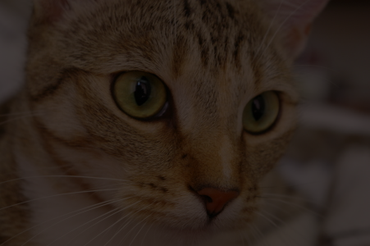
%> input picture citra_test_images/4. Kasus 3/image_04.png, 370 x 246 px, shrunk from 451 x 300 before the run
$ octave image_04.m   (GNU Octave 9; MATLAB toolbox functions it lacks are replaced by stand-ins)
%> lines starting %> are read from the running program, lines starting %| are printed output that depends on the picture
### src/manual_histogram.m
function [h, p] = manual_histogram(Image)
    % Fungsi menghitung histogram citra berukuran M x N dengan 256 derajat keabuan.
    % Input:
    %   Image : Matriks citra 2D M x N (uint8 atau double)
    % Output:
    %   h : Frekuensi piksel (0..255)
    %   p : Probabilitas atau Normalisasi (float 0.0..1.0)

    % Ambil ukuran citra (M = jumlah baris, N = jumlah kolom)
    [M, N] = size(Image);

    % Inisialisasi h[0..255] dengan 0
    h = zeros(1, 256);

    % Hitung frekuensi piksel
    for i = 1:M
        for j = 1:N
            val = double(Image(i, j));
            h(val + 1) = h(val + 1) + 1;
        end
    end

    % Normalisasi p[i] dengan jumlah seluruh pixel
    n = M * N;
    p = zeros(1, 256);
    for i = 1:256
        p(i) = h(i) / n;
    end
end

### src/contrast_stretching.m
function ImageOut = contrast_stretching(Image, r_min, r_max)
    % Memetakan rentang piksel citra menggunakan Linear Contrast Stretching
    % Input:
    %   Image   : Matriks citra 2D (uint8 atau double)
    %   r_min   : Batas intensitas bawah (default: min nilai piksel asli)
    %   r_max   : Batas intensitas atas (default: max nilai piksel asli)
    % Output:
    %   ImageOut : Matriks citra 2D hasil peregangan (uint8)

    ImageDouble = double(Image);

    % Penanganan Parameter Default (min max contrast stretching)
    if nargin < 2 || isempty(r_min)
        r_min = min(ImageDouble(:));
    end
    if nargin < 3 || isempty(r_max)
        r_max = max(ImageDouble(:));
    end

    % Hindari pembagian 0
    if r_max == r_min
        ImageOut = uint8(ImageDouble);
        return;
    end
    fprintf('r_min: %.2f | r_max: %.2f\n', r_min, r_max);

    % Linear Contrast Stretching
    ImageStretched = (ImageDouble - r_min) * (255.0 / (r_max - r_min));

    % Clipping jika r_min dan r_max di luar/dalam rentang asli
    ImageStretched(ImageStretched < 0) = 0;
    ImageStretched(ImageStretched > 255) = 255;

    ImageOut = uint8(ImageStretched);
end

### src/power_transform.m
function ImageOut = power_transform(Image, c, gamma)
    % POWER_TRANSFORM
    % Fungsi untuk memetakan pixel menggunakan transformasi pangkat (gamma)
    %   Image : Matriks citra 2D (uint8)
    %   c     : Konstanta pengali (default 1)
    %   gamma : Nilai gamma
    % Output:
    %   ImageOut : Matriks citra 2D hasil transformasi

    if nargin < 2
        c = 1;
    end

    if nargin < 3
        gamma = 1;
    end

    [n, m] = size(Image);
    ImageOut = zeros(n, m, 'uint8');

    for i = 1:n
        for j = 1:m

            % Normalisasi pixel ke rentang 0-1 untuk perhitungan pangkat
            r = double(Image(i, j)) / 255.0;

            % trans power: s = c * r^gamma
            value = c * (r^gamma) * 255.0;
            ImageOut(i, j) = uint8(value);
        end
    end
end

### src/histogram_equalization.m
function ImageOut = histogram_equalization(Image)
    % HistOGRAM_EQUALIZATION
    % Fungsi untuk meratakan distribusi intensitas citra (perataan
    % Histogram)
    % Input:
    %   Image : Matriks citra 2D
    % Output:
    %   ImageOut : Matriks citra 2D hasil ekualisasi

    [n, m] = size(Image);
    Image = uint8(Image);
    total_pixels = n * m;

    % Membuat Histogram dari freq setiap intensitas
    Hist = zeros(1, 256);
    for i = 1:n
        for j = 1:m
            value = double(Image(i, j)) + 1;
            Hist(value) = Hist(value) + 1;
        end
    end

    % Menghitung probabilitas dan nilai CDF (Cumulative Distribution
    % Function)
    cdf = zeros(1, 256);
    sum_prob = 0.0;
    for i = 1:256
        prob = Hist(i) / total_pixels;
        sum_prob = sum_prob + prob;

        % Pemetaan ke grayscale baru (0 - 256)
        cdf(i) = floor(255 * sum_prob);
    end

    % Update pixel citra sesuai hasil pemetaan cdf
    ImageOut = zeros(n, m, 'uint8');
    for i = 1:n
        for j = 1:m
            pixel_value = double(Image(i, j));
            ImageOut(i, j) = uint8(cdf(pixel_value + 1));
        end
    end
end

### cases/4. Kasus 3/image_04.m
% =========================================================================
% IMAGE ENHANCEMENT (KASUS 3, IMAGE 04)
% =========================================================================
% Note: Sesuaikan input atau metode pada bagian #2 dan #5,
% Bagian lain relatif konstan kecuali jika diperlukan perubahan
clear; clc; close all;

% #1 PENGATURAN PATH
addpath(genpath('../../src'));
addpath(genpath('../../citra_test_images'));

% #2 INPUT DAN METADATA
img_path      = '4. Kasus 3/image_04.png'; % Ubah sesuai kasus dan citra uji yang digunakan
method_name   = 'Unprocessed';             % Ubah sesuai metode yang digunakan
method_params = 'None';                    % Ubah sesuai parameter yang digunakan

img_in = imread(img_path);
%> img_in is the input picture: size 246x370x3 uint8; mean R, G, B 46.8, 35.2, 27.3

% #3 HANDLING TIPE CITRA (GRAYSCALE DAN RGB)
is_3ch = (size(img_in, 3) == 3);
%> is_3ch = true
is_grayscale = false;
if is_3ch
    diff_rg = max(abs(double(img_in(:,:,1)) - double(img_in(:,:,2))), [], 'all');
%> diff_rg = 29
    diff_rb = max(abs(double(img_in(:,:,1)) - double(img_in(:,:,3))), [], 'all');
%> diff_rb = 43
    if diff_rg == 0 && diff_rb == 0
        is_grayscale = true;
    end
else
    is_grayscale = true;
end

% #4 ANALISIS STATISTIK DAN HISTOGRAM AWAL
if is_grayscale
    img_in_proc = img_in(:,:,1);
    [~, hist_in] = manual_histogram(img_in_proc);
    stats_in = struct('min', min(img_in_proc,[],'all'), ...
                      'max', max(img_in_proc,[],'all'), ...
                      'mean', mean(double(img_in_proc),'all'), ...
                      'std', std(double(img_in_proc),0,'all'));
else
    [~, hist_in_R] = manual_histogram(img_in(:,:,1));
%> after the loop in manual_histogram, `for i = 1:M`: h = 256 values, max 4397 at index 49, min 0 at index 1, mean 355.5
%> after the loop in manual_histogram, `for i = 1:256`: p = 256 values, max 0.0483 at index 49, min 0 at index 1, mean 0.00391
%> hist_in_R has the same summary as p in manual_histogram
    [~, hist_in_G] = manual_histogram(img_in(:,:,2));
%> hist_in_G = 256 values, max 0.0438 at index 41, min 0 at index 1, mean 0.00391
    [~, hist_in_B] = manual_histogram(img_in(:,:,3));
%> hist_in_B = 256 values, max 0.0378 at index 33, min 0 at index 61, mean 0.00391
    stats_in = struct('min',  [min(img_in(:,:,1),[],'all'), min(img_in(:,:,2),[],'all'), min(img_in(:,:,3),[],'all')], ...
                      'max',  [max(img_in(:,:,1),[],'all'), max(img_in(:,:,2),[],'all'), max(img_in(:,:,3),[],'all')], ...
                      'mean', [mean(double(img_in(:,:,1)),'all'), mean(double(img_in(:,:,2)),'all'), mean(double(img_in(:,:,3)),'all')], ...
                      'std',  [std(double(img_in(:,:,1)),0,'all'), std(double(img_in(:,:,2)),0,'all'), std(double(img_in(:,:,3)),0,'all')]);
%> stats_in = {min [1 1 0], max [68 60 63], mean [46.77 35.18 27.3], std [10.29 10.32 11.96]}
end

% #5 PROSES ENHANCEMENT
manual_r_min = [0, 1, 0];
manual_r_max = [68, 60, 60];
method_name   = 'Intensity Transformation -> Contrast Stretching';
method_params = ['Manual Range (R:' num2str(manual_r_min(1)) '-' num2str(manual_r_max(1)) ...
                 ', G:' num2str(manual_r_min(2)) '-' num2str(manual_r_max(2)) ...
                 ', B:' num2str(manual_r_min(3)) '-' num2str(manual_r_max(3)) ')'];

if is_grayscale
    img_out = contrast_stretching(img_in_proc, manual_r_min(1), manual_r_max(1));
    if is_3ch
        img_out = cat(3, img_out, img_out, img_out);
    end
else
    img_out = zeros(size(img_in), 'like', img_in);
%> img_out: size 246x370x3 uint8; every value is 0
    for c = 1:3
        img_out(:,:,c) = contrast_stretching(img_in(:,:,c), manual_r_min(c), manual_r_max(c));
    end
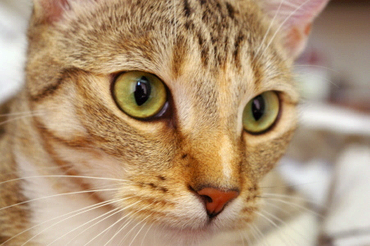
%> img_out: size 246x370x3 uint8; mean R, G, B 175.5, 147.8, 116.1
end

% #6 ANALISIS STATISTIK DAN HISTOGRAM AKHIR
if is_grayscale
    if is_3ch && size(img_out, 3) == 3
        img_out_proc = img_out(:,:,1);
    else
        img_out_proc = img_out;
    end
    [~, hist_out] = manual_histogram(img_out_proc);
    stats_out = struct('min', min(img_out_proc,[],'all'), ...
                       'max', max(img_out_proc,[],'all'), ...
                       'mean', mean(double(img_out_proc),'all'), ...
                       'std', std(double(img_out_proc),0,'all'));
else
    [~, hist_out_R] = manual_histogram(img_out(:,:,1));
%> hist_out_R = 256 values, max 0.0483 at index 181, min 0 at index 1, mean 0.00391
    [~, hist_out_G] = manual_histogram(img_out(:,:,2));
%> hist_out_G = 256 values, max 0.0438 at index 170, min 0 at index 2, mean 0.00391
    [~, hist_out_B] = manual_histogram(img_out(:,:,3));
%> hist_out_B = 256 values, max 0.0378 at index 137, min 0 at index 2, mean 0.00391
    stats_out = struct('min',  [min(img_out(:,:,1),[],'all'), min(img_out(:,:,2),[],'all'), min(img_out(:,:,3),[],'all')], ...
                      'max',  [max(img_out(:,:,1),[],'all'), max(img_out(:,:,2),[],'all'), max(img_out(:,:,3),[],'all')], ...
                      'mean', [mean(double(img_out(:,:,1)),'all'), mean(double(img_out(:,:,2)),'all'), mean(double(img_out(:,:,3)),'all')], ...
                      'std',  [std(double(img_out(:,:,1)),0,'all'), std(double(img_out(:,:,2)),0,'all'), std(double(img_out(:,:,3)),0,'all')]);
%> stats_out = {min [4 0 0], max [255 255 255], mean [175.5 147.8 116.1], std [38.6 44.58 50.81]}
end

% #7 RINGKASAN OUTPUT
if is_grayscale
    if is_3ch
        type_str = 'Grayscale (Pseudo-RGB 3 Channel)';
    else
        type_str = 'Grayscale (1 Channel)';
    end
else
    type_str = 'RGB (True Color 3 Channel)';
end

fprintf('\n--- INFORMASI CITRA DAN METODE ENHANCEMENT ---\n');
fprintf('File Citra : %s\n', img_path);
fprintf('Tipe Citra : %s\n', type_str);
fprintf('Metode     : %s\n', method_name);
fprintf('Parameter  : %s\n', method_params);

if is_grayscale
    fprintf('\n--- STATISTIK CITRA MASUKAN ---\n');
    fprintf('Min    : %3d\n', stats_in.min);
    fprintf('Max    : %3d\n', stats_in.max);
    fprintf('Mean   : %6.2f\n', stats_in.mean);
    fprintf('StdDev : %6.2f\n', stats_in.std);

    fprintf('\n--- STATISTIK CITRA HASIL ENHANCEMENT ---\n');
    fprintf('Min    : %3d\n', stats_out.min);
    fprintf('Max    : %3d\n', stats_out.max);
    fprintf('Mean   : %6.2f\n', stats_out.mean);
    fprintf('StdDev : %6.2f\n', stats_out.std);
else
    fprintf('\n--- STATISTIK CITRA MASUKAN ---\n');
    fprintf('Channel | Min | Max |   Mean   |  StdDev\n');
    fprintf('  R     | %3d | %3d | %8.2f | %8.2f\n', stats_in.min(1), stats_in.max(1), stats_in.mean(1), stats_in.std(1));
%|   R     |   1 |  68 |    46.77 |    10.29
    fprintf('  G     | %3d | %3d | %8.2f | %8.2f\n', stats_in.min(2), stats_in.max(2), stats_in.mean(2), stats_in.std(2));
%|   G     |   1 |  60 |    35.18 |    10.32
    fprintf('  B     | %3d | %3d | %8.2f | %8.2f\n', stats_in.min(3), stats_in.max(3), stats_in.mean(3), stats_in.std(3));
%|   B     |   0 |  63 |    27.30 |    11.96

    fprintf('\n--- STATISTIK CITRA HASIL ENHANCEMENT ---\n');
    fprintf('Channel | Min | Max |   Mean   |  StdDev\n');
    fprintf('  R     | %3d | %3d | %8.2f | %8.2f\n', stats_out.min(1), stats_out.max(1), stats_out.mean(1), stats_out.std(1));
%|   R     |   4 | 255 |   175.52 |    38.60
    fprintf('  G     | %3d | %3d | %8.2f | %8.2f\n', stats_out.min(2), stats_out.max(2), stats_out.mean(2), stats_out.std(2));
%|   G     |   0 | 255 |   147.75 |    44.58
    fprintf('  B     | %3d | %3d | %8.2f | %8.2f\n', stats_out.min(3), stats_out.max(3), stats_out.mean(3), stats_out.std(3));
%|   B     |   0 | 255 |   116.14 |    50.81
end

% #8 VISUALISASI PERBANDINGAN
figure('Name', ['Pengujian: ' img_path], 'NumberTitle', 'off');

% Citra Masukan vs Citra Hasil
subplot(2, 2, 1); imshow(img_in);  title('Citra Masukan');
subplot(2, 2, 2); imshow(img_out); title(['Hasil Enhancement: ' method_name]);

% Histogram Awal vs Histogram Hasil
subplot(2, 2, 3);
if is_grayscale
    bar(0:255, hist_in, 'BarWidth', 1, 'FaceColor', [0.2 0.2 0.2]);
    title('Histogram Awal');
else
    plot(0:255, hist_in_R, 'r', 0:255, hist_in_G, 'g', 0:255, hist_in_B, 'b', 'LineWidth', 1.2);
    title('Histogram Awal (RGB)'); legend('R', 'G', 'B');
end
xlabel('Intensitas'); ylabel('Probabilitas'); grid on;

subplot(2, 2, 4);
if is_grayscale
    bar(0:255, hist_out, 'BarWidth', 1, 'FaceColor', [0.2 0.2 0.2]);
    title('Histogram Hasil');
else
    plot(0:255, hist_out_R, 'r', 0:255, hist_out_G, 'g', 0:255, hist_out_B, 'b', 'LineWidth', 1.2);
    title('Histogram Hasil (RGB)'); legend('R', 'G', 'B');
end
xlabel('Intensitas'); ylabel('Probabilitas'); grid on;
%> after `grid on`:
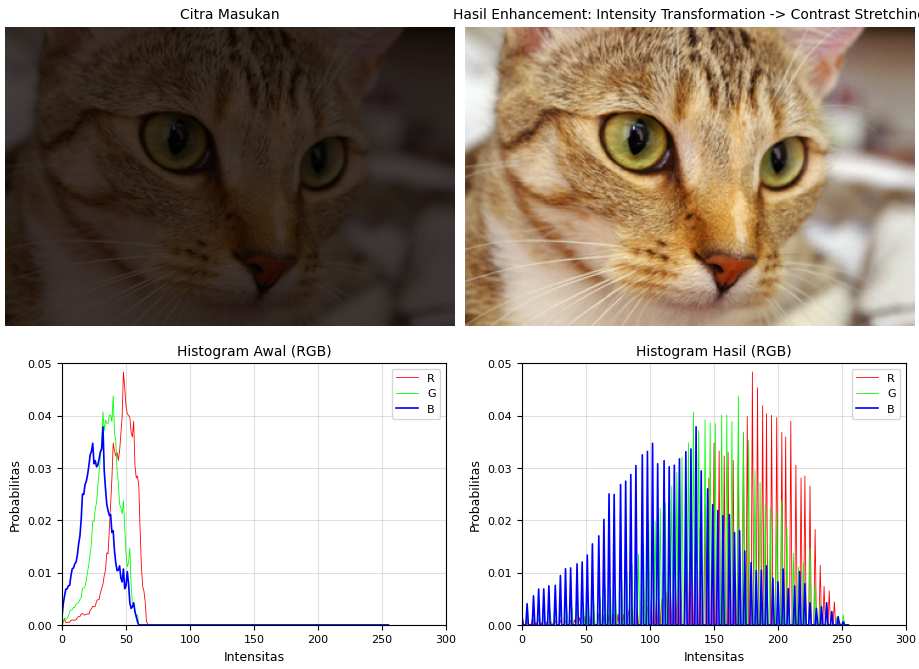
%> figure redrawn from the program's plot data, 4 panels

% #9 EKSPLORASI I
% Perbandingan Contrast Stretching (Min-Max vs Percentile) dengan Histogram Equalization dan Gamma Correction

if is_grayscale
    img_cs_minmax_proc = contrast_stretching(img_in_proc);
    img_cs_manual_proc = contrast_stretching(img_in_proc, manual_r_min, manual_r_max);
    img_gamma_low_proc  = power_transform(img_in_proc, 1, 0.5);
    img_gamma_high_proc = power_transform(img_in_proc, 1, 1.5);
    img_he_proc         = histogram_equalization(img_in_proc);

    if is_3ch
        img_cs_minmax = cat(3, img_cs_minmax_proc, img_cs_minmax_proc, img_cs_minmax_proc);
        img_cs_manual = cat(3, img_cs_manual_proc, img_cs_manual_proc, img_cs_manual_proc);
        img_gamma_low  = cat(3, img_gamma_low_proc, img_gamma_low_proc, img_gamma_low_proc);
        img_gamma_high = cat(3, img_gamma_high_proc, img_gamma_high_proc, img_gamma_high_proc);
        img_he         = cat(3, img_he_proc, img_he_proc, img_he_proc);
    else
        img_cs_minmax = img_cs_minmax_proc;
        img_cs_manual = img_cs_manual_proc;
        img_gamma_low  = img_gamma_low_proc;
        img_gamma_high = img_gamma_high_proc;
        img_he         = img_he_proc;
    end
else
    img_cs_minmax = zeros(size(img_in), 'like', img_in);
    img_cs_manual = zeros(size(img_in), 'like', img_in);
    img_gamma_low  = zeros(size(img_in), 'like', img_in);
    img_gamma_high = zeros(size(img_in), 'like', img_in);
    img_he         = zeros(size(img_in), 'like', img_in);

    for c = 1:3
        img_cs_minmax(:,:,c) = contrast_stretching(img_in(:,:,c));
        img_cs_manual(:,:,c) = contrast_stretching(img_in(:,:,c), manual_r_min(c), manual_r_max(c));        img_gamma_low(:,:,c)  = power_transform(img_in(:,:,c), 1, 0.5);
        img_gamma_high(:,:,c) = power_transform(img_in(:,:,c), 1, 1.5);
        img_he(:,:,c)         = histogram_equalization(img_in(:,:,c));
    end
%> this loop made 3 passes
%| r_min: 1.00 | r_max: 68.00
%| r_min: 1.00 | r_max: 60.00
%| r_min: 0.00 | r_max: 63.00
%> pass 1, in histogram_equalization, `Image = uint8(Image);`:
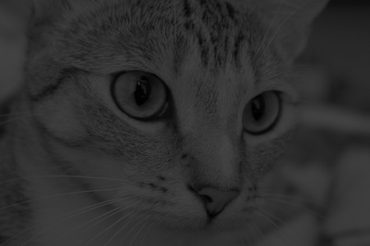
%> Image: size 246x370 uint8; min 1, max 68, mean 46.8; mean of the top-left, top-right, bottom-left and bottom-right quarters 45, 44.6, 49.3, 48.2
%> after the loop:
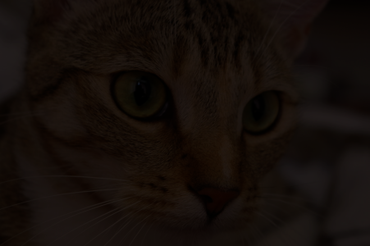
%> img_gamma_high: size 246x370x3 uint8; mean R, G, B 20.4, 13.5, 9.6
%> after the loop:
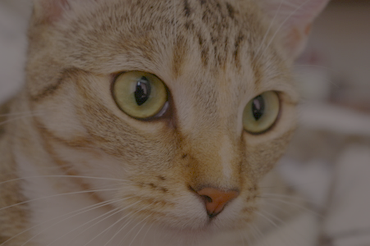
%> img_gamma_low: size 246x370x3 uint8; mean R, G, B 108.3, 93.4, 81
%> after the loop:
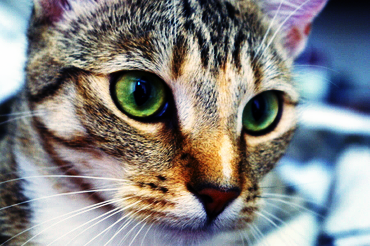
%> img_he: size 246x370x3 uint8; mean R, G, B 130.9, 130.6, 130
end

figure('Name', ['Eksplorasi I - Perbandingan Variasi Enhancement: ' img_path], 'NumberTitle', 'off');
subplot(2, 3, 1); imshow(img_in);         title('1. Citra Masukan');
subplot(2, 3, 2); imshow(img_cs_minmax);  title('2. CS Default (Min-Max)');
subplot(2, 3, 3); imshow(img_cs_manual);  title(sprintf('3. CS Manual Range'));
subplot(2, 3, 4); imshow(img_he);         title('4. Histogram Equalization');
subplot(2, 3, 5); imshow(img_gamma_low);  title('5. Gamma Correction (gamma = 0.5)');
subplot(2, 3, 6); imshow(img_gamma_high); title('6. Gamma Correction (gamma = 1.5)');

% #10 EKSPLORASI II
% Analisis perbandingan Min-Max Stretching Default vs Manual Range beserta histogramnya

if is_grayscale
    [~, hist_in_val]     = manual_histogram(img_in_proc);
    [~, hist_minmax_val] = manual_histogram(img_cs_minmax_proc);
    [~, hist_manual_val] = manual_histogram(img_cs_manual_proc);
end

figure('Name', ['Eksplorasi II - Analisis Min-Max vs Manual Range Stretching: ' img_path], 'NumberTitle', 'off');
subplot(2, 3, 1); imshow(img_in);        title('1. Citra Masukan');
subplot(2, 3, 2); imshow(img_cs_minmax); title('2. CS Default (Min-Max)');
subplot(2, 3, 3); imshow(img_cs_manual); title(sprintf('3. CS Manual Range'));

subplot(2, 3, 4);
if is_grayscale
    bar(0:255, hist_in_val, 'BarWidth', 1, 'FaceColor', [0.3 0.3 0.3]);
else
    plot(0:255, hist_in_R, 'r', 0:255, hist_in_G, 'g', 0:255, hist_in_B, 'b', 'LineWidth', 1.2);
end
title('Histogram Citra Masukan');
xlabel('Intensitas'); ylabel('Probabilitas'); grid on; xlim([0 255]);

subplot(2, 3, 5);
if is_grayscale
    bar(0:255, hist_minmax_val, 'BarWidth', 1, 'FaceColor', [0.2 0.4 0.8]);
else
    [~, h_mm_R] = manual_histogram(img_cs_minmax(:,:,1));
%> h_mm_R = 256 values, max 0.0483 at index 180, min 0 at index 2, mean 0.00391
    [~, h_mm_G] = manual_histogram(img_cs_minmax(:,:,2));
%> h_mm_G has the same summary as hist_out_G
    [~, h_mm_B] = manual_histogram(img_cs_minmax(:,:,3));
%> h_mm_B = 256 values, max 0.0378 at index 131, min 0 at index 2, mean 0.00391
    plot(0:255, h_mm_R, 'r', 0:255, h_mm_G, 'g', 0:255, h_mm_B, 'b', 'LineWidth', 1.2);
end
title('Histogram CS Default (Min-Max)');
xlabel('Intensitas'); ylabel('Probabilitas'); grid on; xlim([0 255]);

subplot(2, 3, 6);
if is_grayscale
    bar(0:255, hist_manual_val, 'BarWidth', 1, 'FaceColor', [0.8 0.2 0.2]);
else
    [~, h_man_R] = manual_histogram(img_cs_manual(:,:,1));
%> h_man_R has the same summary as hist_out_R
    [~, h_man_G] = manual_histogram(img_cs_manual(:,:,2));
%> h_man_G has the same summary as hist_out_G
    [~, h_man_B] = manual_histogram(img_cs_manual(:,:,3));
%> h_man_B has the same summary as hist_out_B
    plot(0:255, h_man_R, 'r', 0:255, h_man_G, 'g', 0:255, h_man_B, 'b', 'LineWidth', 1.2);
end
title(sprintf('Histogram CS Manual'));
xlabel('Intensitas'); ylabel('Probabilitas'); grid on; xlim([0 255]);
%> after `xlim([0 255])`:
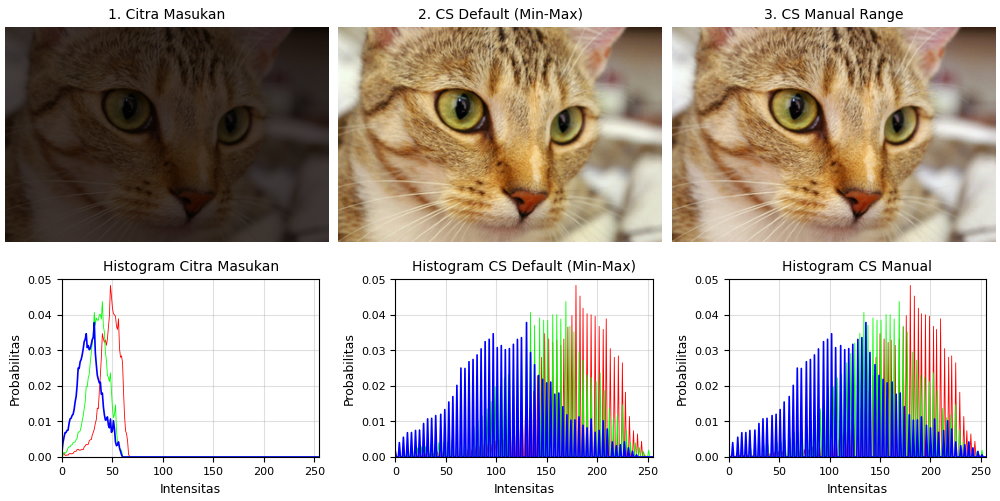
%> figure redrawn from the program's plot data, 6 panels
